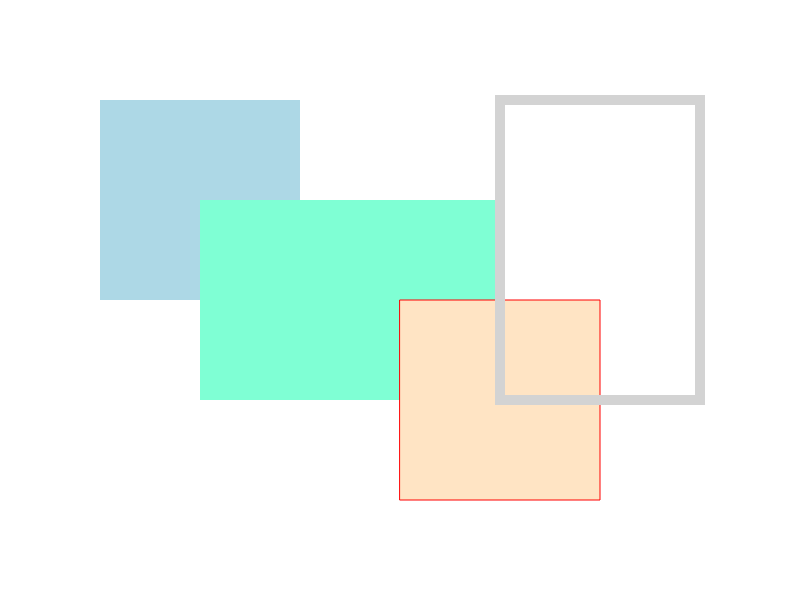
Frame 1 (no input)
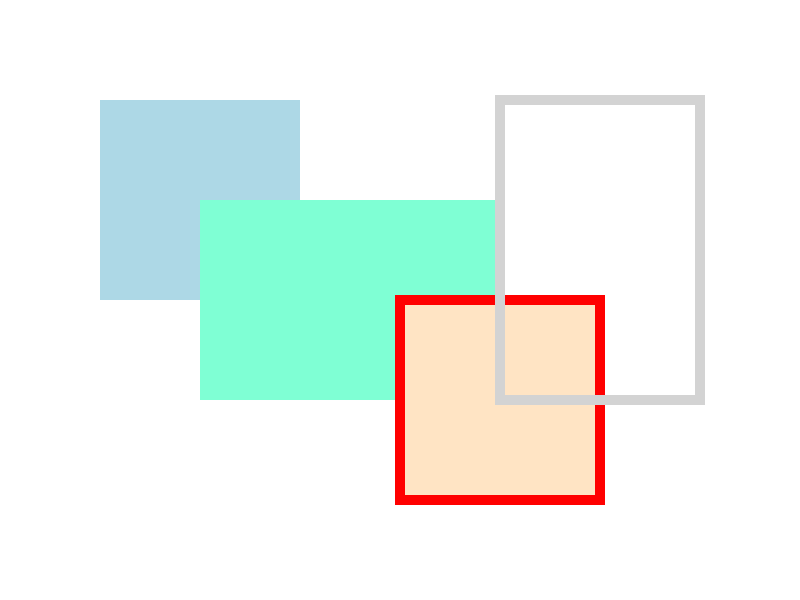
Frame 60 (no input)
Frame 120 (the mouse pressed at the canvas centre since frame 60): identical to frame 60, image omitted

The p5.js sketch that drew these frames (run headless with seeded random() and noise() and a simulated clock; from frame 60 on, the mouse is pressed at the canvas centre):

// p5.js sketch
// ── sketch.js
function setup() {
  createCanvas(800, 600);
  background('white');
}

function draw() {
  noStroke();
  fill('lightblue');
  rect(100, 100, 200, 200);
  
  noStroke();
  fill('aquamarine');
  rect(200, 200, 300, 200);
  
  stroke('red');
  fill('bisque');
  rect(400, 300, 200, 200);
  
  stroke('lightgrey');
  strokeWeight(10);
  noFill();
  rect(500, 100, 200, 300);
}
